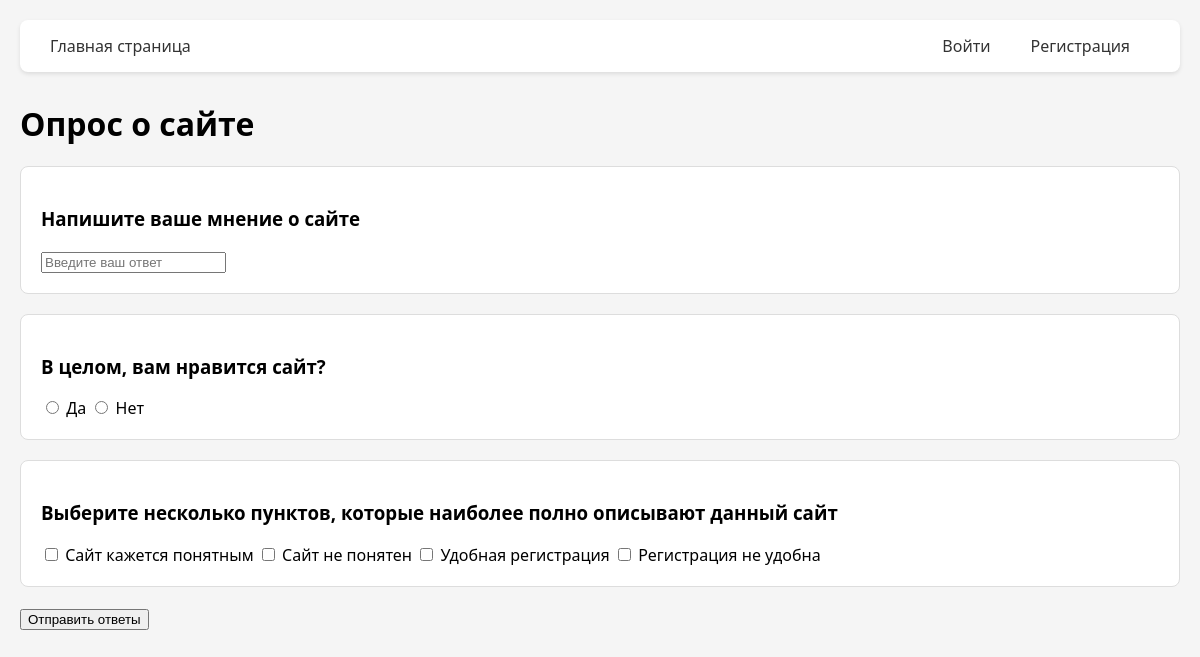
Screenshot of /poll/7 with the database file from the repository.
### app.py (models this page shows, shortened)
class Poll(db.Model):
    __tablename__ = 'polls'
    id = db.Column(db.Integer, primary_key=True)
    title = db.Column(db.String(100), nullable=False)
    user_id = db.Column(db.Integer, db.ForeignKey('users.id'), nullable=False, index=True)
    order = db.Column(db.String, nullable=True)  # Столбец для хранения порядка вопросов в формате JSON
    questions = db.relationship('Question', backref='poll', lazy=True, cascade='all, delete-orphan')
    answers = db.relationship('Answer', backref='poll', lazy=True, cascade='all, delete-orphan')
    @property
    def order_list(self):
        return json.loads(self.order) if self.order else []

class Question(db.Model):
    __tablename__ = 'questions'
    id = db.Column(db.Integer, primary_key=True)
    text = db.Column(db.String(500), nullable=False)
    type = db.Column(db.String(20), nullable=False)  # 'text', 'radio', 'checkbox'
    options = db.Column(db.String(500))
    poll_id = db.Column(db.Integer, db.ForeignKey('polls.id'), nullable=False, index=True)
    answers = db.relationship('Answer', backref='question', lazy=True, cascade="all, delete-orphan")
    @property
    def options_list(self):
        try:
            return json.loads(self.options) if self.options else []
        except json.JSONDecodeError:
            return []

### app.py (the view, shortened to what this page needs)
@app.route('/poll/<int:poll_id>', methods=['GET', 'POST'])
def view_poll(poll_id):
    poll = Poll.query.options(db.joinedload(Poll.questions)).get_or_404(poll_id)
    order_list = poll.order_list or [str(q.id) for q in poll.questions]  # Используем order_list или порядок по умолчанию
    sorted_questions = sorted(poll.questions, key=lambda q: order_list.index(str(q.id)) if str(q.id) in order_list else len(order_list))
    return render_template('poll.html', poll=poll, questions=sorted_questions)

### app.py (called while the page is built)
@app.template_filter('from_json')
def from_json_filter(data):
    try:
        return json.loads(data)
    except:
        return []

### templates/poll.html (shortened to what this page needs)
{% extends "base.html" %}
{% block content %}
<div class="poll-container">
    <h1 class="poll-title">{{ poll.title }}</h1>
    <form method="POST" class="poll-form">
        {% for question in questions %}
        <div class="question-card">
            <div class="question-header">
                <h3 class="question-text">{{ question.text }}</h3>
            </div>
            <div class="question-body">
                {% if question.type == 'text' %}
                <input type="text"
                       name="q_{{ question.id }}"
                       class="text-answer"
                       placeholder="Введите ваш ответ">
                {% elif question.type == 'radio' %}
                <div class="options-group">
                    {% for option in question.options|from_json %}
                    <label class="option-item">
                        <input type="radio"
                               name="q_{{ question.id }}"
                               value="{{ option }}">
                        <span class="option-text">{{ option }}</span>
                    </label>
                    {% endfor %}
                </div>
                {% elif question.type == 'checkbox' %}
                <div class="options-group">
                    {% for option in question.options|from_json %}
                    <label class="option-item">
                        <input type="checkbox"
                               name="q_{{ question.id }}"
                               value="{{ option }}">
                        <span class="option-text">{{ option }}</span>
                    </label>
                    {% endfor %}
                </div>
                {% endif %}
            </div>
        </div>
        {% else %}
        <div class="no-questions">
            <p>В этом опросе пока нет вопросов.</p>
        </div>
        {% endfor %}
        <div class="form-actions">
            <button type="submit" class="submit-btn">Отправить ответы</button>
        </div>
    </form>
</div>
{% endblock %}

### static/styles.css (style rules this page uses)
body { font-family: 'Segoe UI', Tahoma, Geneva, Verdana, sans-serif; max-width: 1200px; margin: 0 auto; padding: 20px; background-color: #f5f5f5; }
.question-card { position: relative; margin: 20px 0; padding: 20px; border: 1px solid #ddd; border-radius: 8px; background: #fff; cursor: move; }

### rows the page displays
Poll: title "Опрос о сайте"
Question: text "Напишите ваше мнение о сайте"
Question: text "В целом, вам нравится сайт?", options "Да" "Нет"
Question: text "Выберите несколько пунктов, которые наиболее полно описывают данный сайт", options "Сайт кажется понятным" "Сайт не понятен" "Удобная регистрация" "Регистрация не удобна"
